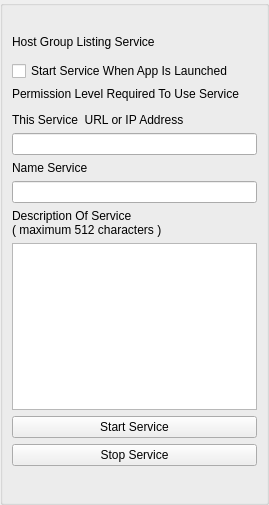
<?xml version="1.0" encoding="UTF-8"?>
<ui version="4.0">
 <class>GroupHostServiceClass</class>
 <widget class="QWidget" name="GroupHostServiceClass">
  <property name="geometry">
   <rect>
    <x>0</x>
    <y>0</y>
    <width>269</width>
    <height>505</height>
   </rect>
  </property>
  <property name="windowTitle">
   <string>Group Listing Host Service</string>
  </property>
  <property name="styleSheet">
   <string notr="true"/>
  </property>
  <layout class="QVBoxLayout" name="verticalLayout">
   <property name="spacing">
    <number>0</number>
   </property>
   <property name="leftMargin">
    <number>0</number>
   </property>
   <property name="topMargin">
    <number>0</number>
   </property>
   <property name="rightMargin">
    <number>0</number>
   </property>
   <property name="bottomMargin">
    <number>0</number>
   </property>
   <item>
    <widget class="QGroupBox" name="ItemsGroupBox">
     <property name="minimumSize">
      <size>
       <width>0</width>
       <height>0</height>
      </size>
     </property>
     <property name="title">
      <string/>
     </property>
     <layout class="QVBoxLayout" name="verticalLayout_2">
      <item>
       <widget class="QLabel" name="m_StatusLabel">
        <property name="text">
         <string notr="true"/>
        </property>
       </widget>
      </item>
      <item>
       <widget class="QLabel" name="m_ServiceTitleLabel">
        <property name="text">
         <string>Host Group Listing Service</string>
        </property>
        <property name="wordWrap">
         <bool>true</bool>
        </property>
       </widget>
      </item>
      <item>
       <widget class="InformationWidget" name="m_InfoWidget" native="true"/>
      </item>
      <item>
       <widget class="QCheckBox" name="m_StartupCheckBox">
        <property name="text">
         <string>Start Service When App Is Launched</string>
        </property>
       </widget>
      </item>
      <item>
       <widget class="QLabel" name="m_PermissionLabel">
        <property name="text">
         <string>Permission Level Required To Use Service</string>
        </property>
       </widget>
      </item>
      <item>
       <widget class="PermissionWidget" name="m_PermissionWidget" native="true"/>
      </item>
      <item>
       <widget class="QLabel" name="m_UrlDescriptionLabel">
        <property name="text">
         <string>This Service  URL or IP Address</string>
        </property>
       </widget>
      </item>
      <item>
       <widget class="QLineEdit" name="m_UrlEdit"/>
      </item>
      <item>
       <widget class="QLabel" name="m_NameLabel">
        <property name="text">
         <string>Name Service</string>
        </property>
       </widget>
      </item>
      <item>
       <widget class="QLineEdit" name="m_NameEdit"/>
      </item>
      <item>
       <widget class="QLabel" name="m_DescriptionLabel">
        <property name="text">
         <string>Description Of Service  
( maximum 512 characters )</string>
        </property>
       </widget>
      </item>
      <item>
       <widget class="QPlainTextEdit" name="n_DescriptionEdit">
        <property name="sizePolicy">
         <sizepolicy hsizetype="Expanding" vsizetype="Preferred">
          <horstretch>0</horstretch>
          <verstretch>0</verstretch>
         </sizepolicy>
        </property>
       </widget>
      </item>
      <item>
       <widget class="QPushButton" name="m_StartButton">
        <property name="text">
         <string>Start Service</string>
        </property>
       </widget>
      </item>
      <item>
       <widget class="QPushButton" name="m_StopButton">
        <property name="sizePolicy">
         <sizepolicy hsizetype="Minimum" vsizetype="Preferred">
          <horstretch>0</horstretch>
          <verstretch>0</verstretch>
         </sizepolicy>
        </property>
        <property name="minimumSize">
         <size>
          <width>0</width>
          <height>0</height>
         </size>
        </property>
        <property name="text">
         <string>Stop Service</string>
        </property>
       </widget>
      </item>
      <item>
       <widget class="QLabel" name="m_ServiceStatusLabel">
        <property name="font">
         <font>
          <pointsize>10</pointsize>
         </font>
        </property>
        <property name="text">
         <string/>
        </property>
       </widget>
      </item>
      <item>
       <widget class="FriendListWidget" name="m_FriendListWidget" native="true">
        <property name="sizePolicy">
         <sizepolicy hsizetype="Expanding" vsizetype="Expanding">
          <horstretch>0</horstretch>
          <verstretch>0</verstretch>
         </sizepolicy>
        </property>
       </widget>
      </item>
     </layout>
    </widget>
   </item>
  </layout>
 </widget>
 <customwidgets>
  <customwidget>
   <class>FriendListWidget</class>
   <extends>QWidget</extends>
   <header>FriendListWidget.h</header>
   <container>1</container>
  </customwidget>
  <customwidget>
   <class>PermissionWidget</class>
   <extends>QWidget</extends>
   <header>PermissionWidget.h</header>
   <container>1</container>
  </customwidget>
  <customwidget>
   <class>InformationWidget</class>
   <extends>QWidget</extends>
   <header>InformationWidget.h</header>
   <container>1</container>
  </customwidget>
 </customwidgets>
 <resources>
  <include location="../NoLimitConnect.qrc"/>
 </resources>
 <connections/>
</ui>
